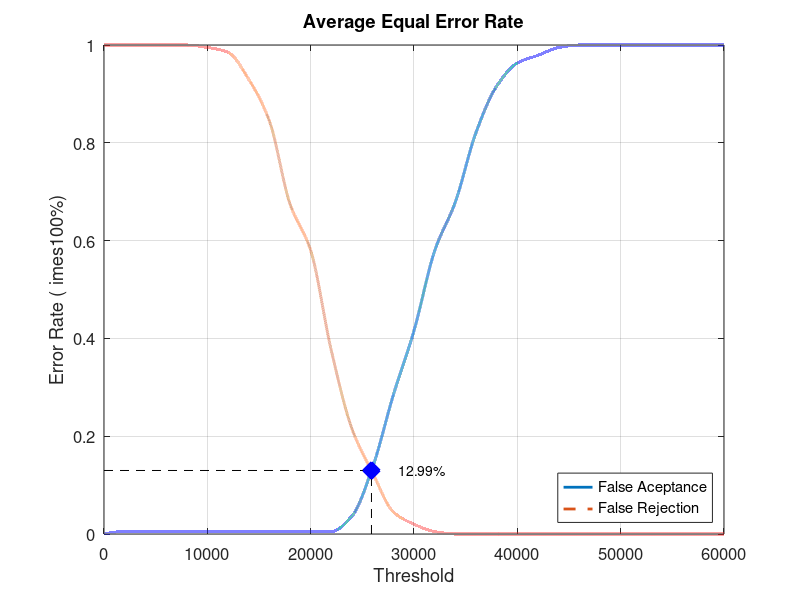
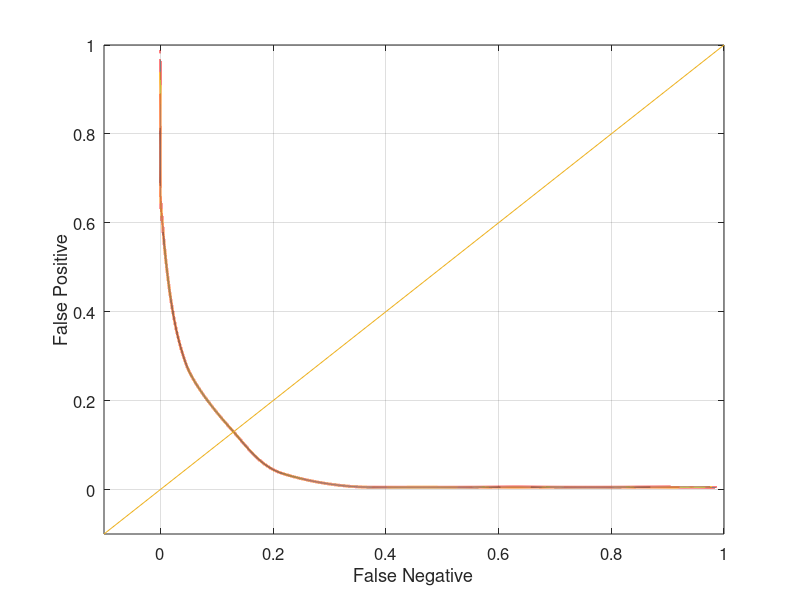

These figures' MATLAB source, in order:
close all;
clear;
clc;
x = 0:2000:60000;
xq = 0:0.5:60000;

y0 = [0 0.00526316 0.00526316 0.00526316 0.00526316 0.00526316 0.00526316 0.00526316 0.00526316 0.00526316 0.00526316 0.00526316 0.0368421 0.136842 0.284211 0.415789 0.578947 0.678947 0.821053 0.915789 0.963158 0.978947 0.994737 1 1 1 1 1 1 1 1]
yy0 = interp1(x, y0, xq, 'pchip');
y1 = [1 1 1 1 1 0.995 0.985 0.93 0.845 0.675 0.58 0.375 0.215 0.125 0.045 0.02 0.005 0 0 0 0 0 0 0 0 0 0 0 0 0 0]
yy1 = interp1(x, y1, xq, 'pchip');

% Calculating EER: 
y2 = abs(y0 - y1);
find(y2 == min(y2))
yy2 = abs(yy0 - yy1);
xEER = find(yy2 == min(yy2));
xEERIndex = xq(xEER) % X-axis EER
yEER = yy0(xEER) % Y-axis EER

main = figure
plot(xq, yy0,'-','LineWidth', 2);	hold on
plot(xq, yy1,'--','LineWidth', 2);	hold on
plot([xEERIndex xEERIndex], [0 yEER], 'k--');	hold on
plot([0 xEERIndex], [yEER yEER], 'k--');	hold on
plot(xEERIndex, yEER, 'bx', 'LineWidth', 10);	hold on
text(xEERIndex + 10 * xEERIndex / 100, yEER, [num2str(round((10000 * yEER)) / 100) '%'])
legend('False Aceptance', 'False Rejection', 'Location', 'SouthEast')
xlabel('Threshold')
ylabel('Error Rate (	imes100%)')
title('Average Equal Error Rate')
set(gca, 'FontSize', 12)
axis([0 60000 0 1])
grid on

print(main, 'Database1_4Main', '-dpng');
FNRxFPR = figure('Color', [1 1 1]);
plot(yy1, yy0, '-', yy1, yy0, 'LineWidth', 2);
hold on
y = -0.1:0.1:1
plot(y, y); 
set(gca, 'FontSize', 12)
xlabel('False Negative')
ylabel('False Positive')
axis([-0.1 1 -0.1 1])
set(gca, 'FontSize', 12)
grid on

print(FNRxFPR, 'Database1_4FNRxFPR','-dpng');
